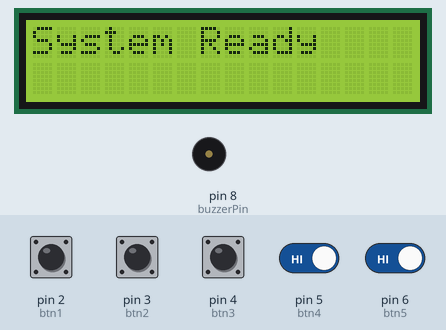
Recording of a sketch running on a simulated Arduino Uno, built with avr-gcc and run on an emulated ATmega328P. On the bench: 16×2 character LCD, buzzer (waves = sounding, pin HIGH). Inputs (shaded band) come from the test bench; at power-on: pin 2 (btn1), pin 3 (btn2), pin 4 (btn3), pin 5 (btn4), pin 6 (btn5) HIGH.

Above: at 1.7 s.
1.8 s: pin 2 (btn1) pulled LOW for 0.15 s
At 2.3 s:
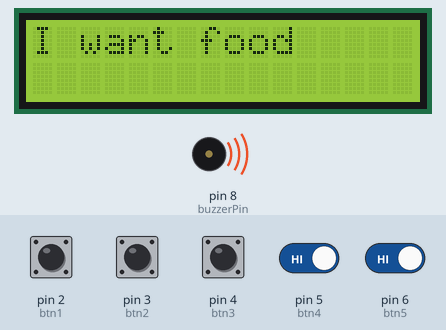
4.9 s: pin 3 (btn2) pulled LOW for 1 s
At 6.9 s:
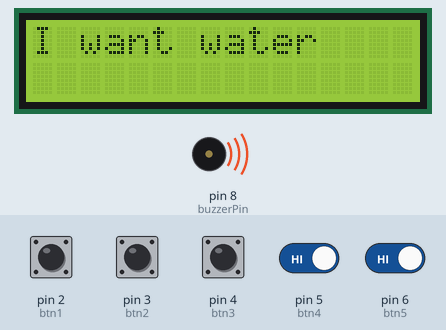
8.9 s: pin 4 (btn3) pulled LOW for 1 s
At 10.2 s:
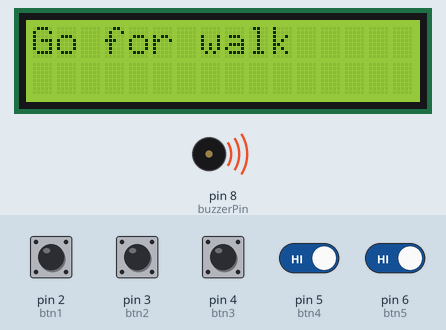
12.9 s: pin 2 (btn1) driven LOW and pin 5 (btn4) driven LOW
At 14.7 s:
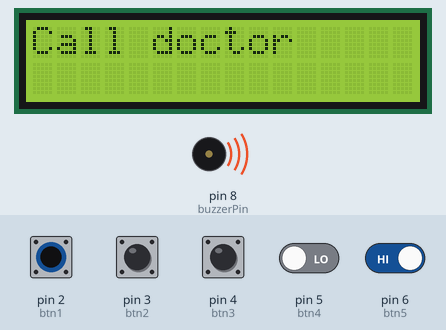
15.9 s: pin 3 (btn2) driven LOW and pin 6 (btn5) driven LOW
At 19.4 s:
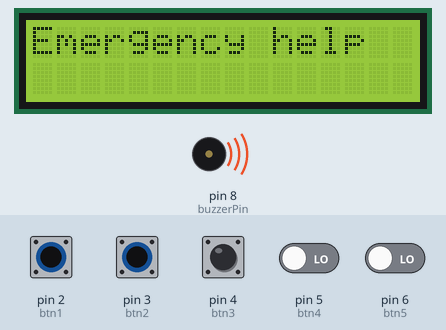
Timing chart, 0 to 21.5 s (numbered marks = the images above; inputs shaded):
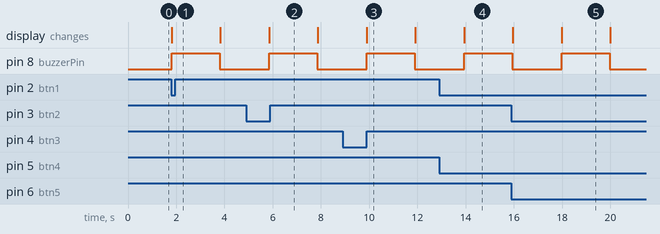

Measured:
- after the input at 1.8 s, pin 8 (buzzerPin): LOW → HIGH at once, → LOW 2.0 s later; the display: changes at once (image 1)
- after the input at 4.9 s, pin 8 (buzzerPin): LOW → HIGH after 0.96 s, → LOW 2.0 s later; the display: changes after 0.96 s (image 2)
- after the input at 8.9 s, pin 8 (buzzerPin): LOW → HIGH after 1.0 s, → LOW 2.0 s later; the display: changes after 1.0 s (image 3)
- after the input at 12.9 s, pin 8 (buzzerPin): LOW → HIGH after 1.0 s; the display: changes after 1.0 s (image 4)
- after the input at 15.9 s, the display: first differs from a run without the input after 2.1 s (image 5)

The sketch:

paralysisbuzzer.ino
```cpp
#include <Wire.h>
#include <LiquidCrystal_I2C.h>

#define buzzerPin 8

#define btn1 2
#define btn2 3
#define btn3 4
#define btn4 5
#define btn5 6

LiquidCrystal_I2C lcd(0x27, 16, 2);

// Store previous button states
bool lastBtn1;
bool lastBtn2;
bool lastBtn3;
bool lastBtn4;
bool lastBtn5;

void setup() {
  lcd.init();
  lcd.backlight();
  lcd.setCursor(0, 0);
  lcd.print("System Ready");

  pinMode(btn1, INPUT_PULLUP);
  pinMode(btn2, INPUT_PULLUP);
  pinMode(btn3, INPUT_PULLUP);
  pinMode(btn4, INPUT_PULLUP);
  pinMode(btn5, INPUT_PULLUP);

  pinMode(buzzerPin, OUTPUT);
  digitalWrite(buzzerPin, LOW);

  delay(500); // Allow system to stabilize
  // Read initial states after delay
  lastBtn1 = digitalRead(btn1);
  lastBtn2 = digitalRead(btn2);
  lastBtn3 = digitalRead(btn3);
  lastBtn4 = digitalRead(btn4);
  lastBtn5 = digitalRead(btn5);
}

void loop() {
  checkButton(btn1, lastBtn1, "I want food");
  checkButton(btn2, lastBtn2, "I want water");
  checkButton(btn3, lastBtn3, "Go for walk");
  checkButton(btn4, lastBtn4, "Call doctor");
  checkButton(btn5, lastBtn5, "Emergency help");
}

void checkButton(int pin, bool &lastState, String msg) {
  bool currentState = digitalRead(pin);

  if (lastState == HIGH && currentState == LOW) {
    lcd.clear();
    lcd.setCursor(0, 0);
    lcd.print(msg);

    digitalWrite(buzzerPin, HIGH);
    delay(2000);
    digitalWrite(buzzerPin, LOW);

    lcd.setCursor(0, 1);
    lcd.print("Message sent");

    delay(2000); // Wait before returning to "System Ready"

    lcd.clear();
    lcd.setCursor(0, 0);
    lcd.print("System Ready");
  }

  lastState = currentState;
}
```
